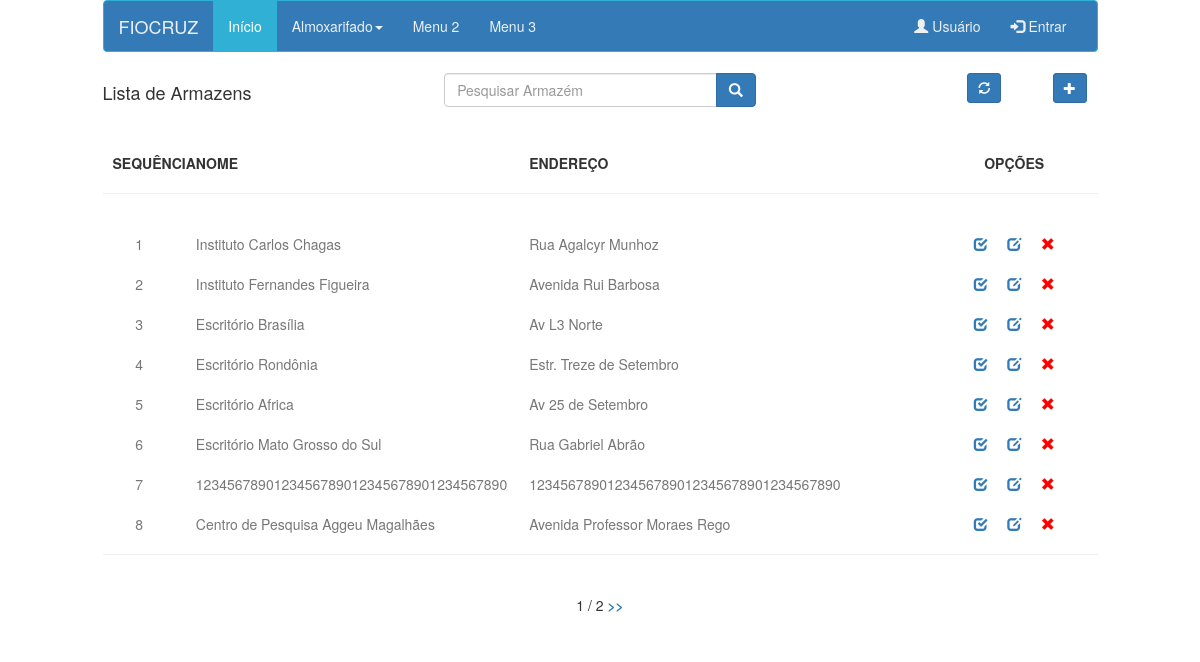
/armazem/, run on an earlier commit of the app's database.
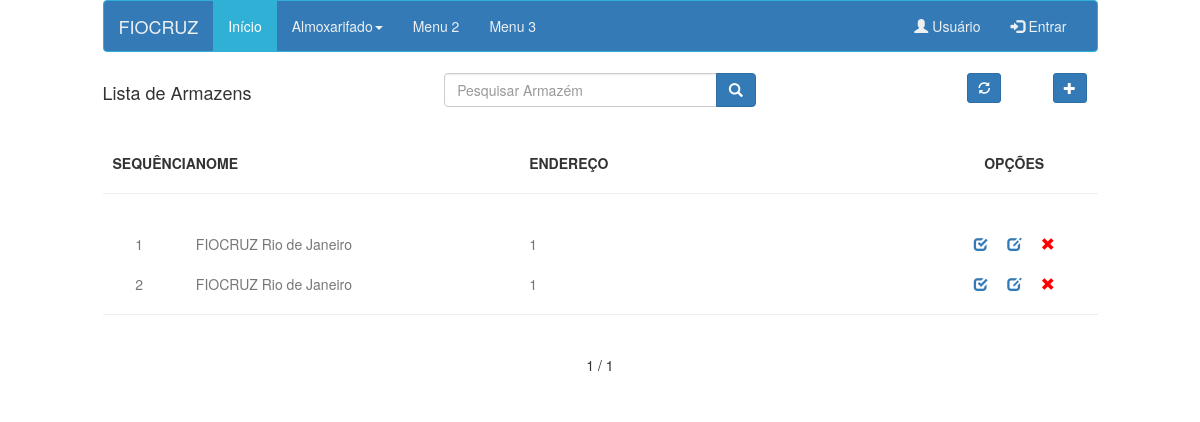
And on a later commit of the database.
### armazem/models.py (models this page shows, shortened)
class Armazem(models.Model):
	localizador	= models.CharField(max_length=10)
	nome 		= models.CharField(max_length=40,null=False)
	slug 		= models.SlugField(unique=True)
	endereco 	= models.CharField(max_length=80,null=False)
	numero		= models.IntegerField()
	criado	 	= models.DateTimeField(auto_now=False,auto_now_add=True)
	atualizado 	= models.DateTimeField(auto_now=True,auto_now_add=False)
	class Meta:
		ordering = ['-atualizado']
	def get_absolute_url(self):
		return reverse('armazem:detalhe', kwargs={'id':self.id})

### armazem/views.py (the view)
def armazem_list(request):
	queryset_list = Armazem.objects.all()
	page_request_var='Pagina'
	paginator = Paginator(queryset_list, 8)
	page = request.GET.get(page_request_var)
	try:
		queryset_list = paginator.page(page)
	except PageNotAnInteger:
		queryset_list = paginator.page(1)
	except EmptyPage:
		queryset_list = paginator.page(paginator.num_pages)
	context = { 'armazens':queryset_list,
				'page_request_var':page_request_var }
	return render(request,'armazem_list.html', context)

### armazem/templates/armazem_list.html (shortened to what this page needs)
{% extends 'base.html' %}
{% block header %}
<div class="row">
    <div class="col-sm-4">
        <h4>Lista de Armazens</h4>
    </div>
    <div class="col-sm-4">
        <div class="input-group">
            <input name="data[search]" class="form-control" id="search" type="text" placeholder="Pesquisar Armazém">
	            <span class="input-group-btn">
                <button title='Pesquisar' class="btn btn-primary" type="submit">
                    <span class="glyphicon glyphicon-search"></span>
                </button>
            </span>
        </div>
	    </div>
    <div class="col-sm-2">
    </div>
    <form>
    	<div class="col-sm-1 text-center">
        	<button title='Atualizar lista' class='btn btn-primary btn-sm' type='submit' formaction="{%  url 'armazem:list' %}">
	        	<span class="glyphicon glyphicon-refresh"></span></button>
    	</div>
    	<div class="col-sm-1 text-center">
        	<button title='Novo Armazém' class='btn btn-primary btn-sm' type='submit' formaction="{%  url 'armazem:cria' %}">
	        	<span class="glyphicon glyphicon-plus"></span></button>
    	</div>
   	</form>
</div>
{% endblock %}
{% block main %}
	<br><br>
	<div class='row'>
		<div class='col-sm-12'>
		    <ul class="list-inline">
		    	<div class='col-sm-1 text-center'>
		        	<li><strong>SEQUÊNCIA</strong></li>
		        </div>
		        <div class='col-sm-4'>
		        	<li><strong>NOME</strong></li>
		        </div>
		        <div class='col-sm-5'>
		        	<li><strong>ENDEREÇO</strong></li>
		        </div>
		        <div class='col-sm-2 text-center'>
		        	<li><strong>OPÇÕES</strong></li>
		    	</div>
		    </ul>
	    </div>
    </div><hr>
	{% for obj in armazens %}
	    <div class='row'><br>
	    	<div class='col-sm-12 text-muted'>
			    <ul class="list-inline">
			    <div class='col-sm-1'>
			        <li class='text-center'>{{forloop.counter}}</li>
			    </div>
			    <div class='col-sm-4'>
			        <li>{{obj.nome}}</li>
			    </div>
			    <div class='col-sm-5'>
			        <li>{{obj.endereco}}</li>
			    </div>
			    <div class='col-sm-2 text-center'>
	                <a href='{{ obj.get_absolute_url }}'>
	                   	<span title='Visualizar' class="glyphicon glyphicon-check"></span>
	                </a>&nbsp;&nbsp;&nbsp;
	                <a href='{% url "armazem:edit" obj.id %}'>
	                   	<span title='Editar' class="glyphicon glyphicon-edit"></span>
	                </a>&nbsp;&nbsp;&nbsp;
	                <a href='{% url "armazem:delete" obj.id %}'>
	                   	<span style="color:red" title='Excluir' class="glyphicon glyphicon-remove"></span>
	                </a>
			    </div>
			    </ul>
		    </div>
	  	</div>
	{% endfor %}
	<hr>
	<div class='text-center'>
	<div class="pagination">
	    <span class="step-links">
	        <span class="current">
	            {{ armazens.number }} / {{ armazens.paginator.num_pages }}
	        </span>
	        {% if armazens.has_next %}
	            <a href="?{{ page_request_var }}={{ armazens.next_page_number }}"><strong> >></strong></a>
	        {% endif %}
	    </span>
	</div>
	</div>
{% endblock %}

### core/templates/base.html (shortened to what this page needs)
{% load staticfiles %}
<!DOCTYPE html>
<html lang='pt-br'>
<head>
	<link rel='stylesheet' href='/static/css/bootstrap.min.css'>
	<link rel='stylesheet' href='/static/css/fiocruz.css'>
</head>
<body>
	<div class='conteiner'>
		{% include 'menu.html' %}
		{% include 'message.html' %}
		<div class='row'>
			<div class='col-sm-1'></div>
			<div class='col-sm-10'>
			{% block header %}
			{% endblock %}
			{% block main %}
			{% endblock %}
			</div>
			<div class='col-sm-1'></div>
		</div>
	</div>
</body>
</html>

### core/templates/menu.html (shortened to what this page needs)
<div class='row'>
    <div class='col-sm-10'>
      <nav class="navbar navbar-default">
        <div class="container-fluid">
          <div class="navbar-header">
            <a class="navbar-brand" href="#">FIOCRUZ</a>
          </div>
          <div class="collapse navbar-collapse" id="myNavbar">
            <ul class="nav navbar-nav">
              <li class="active"><a href="#">Início</a></li>
              <li class="dropdown">
                <a class="dropdown-toggle" data-toggle="dropdown" href="#">Almoxarifado<span class="caret"></span></a>
              </li>
              <li><a href="#">Menu 2</a></li>
              <li><a href="#">Menu 3</a></li>
            </ul>
            <ul class="nav navbar-nav navbar-right">
              <li><a href="#"><span class="glyphicon glyphicon-user"></span> Usuário</a></li>
              <li><a href="#"><span class="glyphicon glyphicon-log-in"></span> Entrar</a></li>
            </ul>
          </div>
        </div>
      </nav>
    </div>
</div>

### core/templates/message.html (shortened to what this page needs)
<div class='row'>
<div class='col-sm-2'>
</div>
<div class='col-sm-8'>
</div>
<div class='col-sm-2'></div>
</div>

### armazem/static/css/fiocruz.css (style rules this page uses)
.navbar-default { background-color: #337ab7; border-color: #31b0d5; }
.navbar-default .navbar-brand { color: #ecf0f1; }
.navbar-default .navbar-nav > li > a { color: #ecf0f1; }
.navbar-default .navbar-nav > .active > a, .navbar-default .navbar-nav > .active > a:hover, .navbar-default .navbar-nav > .active > a:focus { color: #ffffff; background-color: #31b0d5; }
.navbar-default .navbar-collapse, .navbar-default .navbar-form { border-color: #ecf0f1; }

What changed in the data, as far as the page shows it:
removed Armazem: nome "Instituto Carlos Chagas", endereco "Rua Agalcyr Munhoz"
removed Armazem: nome "Instituto Fernandes Figueira", endereco "Avenida Rui Barbosa"
removed Armazem: nome "Escritório Brasília", endereco "Av L3 Norte"
removed Armazem: nome "Escritório Rondônia", endereco "Estr. Treze de Setembro"
removed Armazem: nome "Escritório Africa", endereco "Av 25 de Setembro"
removed Armazem: nome "Escritório Mato Grosso do Sul", endereco "Rua Gabriel Abrão"
removed Armazem: nome "1234567890123456789012345678901234567890", endereco "1234567890123456789012345678901234567890"
removed Armazem: nome "Centro de Pesquisa Aggeu Magalhães", endereco "Avenida Professor Moraes Rego"
added Armazem: nome "FIOCRUZ Rio de Janeiro", endereco "1"
added Armazem: nome "FIOCRUZ Rio de Janeiro", endereco "1"
Also different on the page:
{{ armazens.paginator.num_pages }}: "2" → "1"
